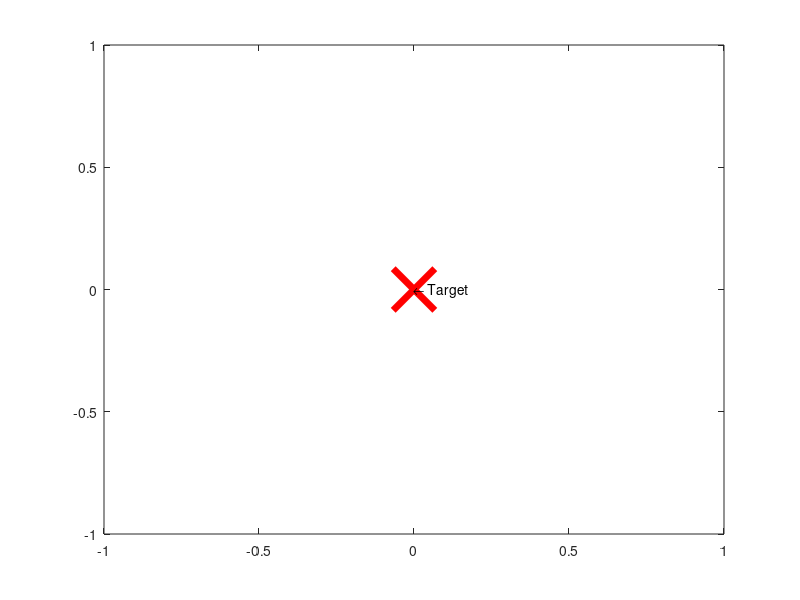

Write MATLAB code to recreate this figure. (Note: this script raises an error after producing the figure.)
clc;
clear all;
%target= input('Input target co-ordinates,[x y]\n');
target = [0 0];
vehicle1 = input('Input 1st Vechicle co-ordinates,[x y]\n');
vehicle2 = input('Input 2nd Vechicle co-ordinates,[x y]\n');
obstacle = input('Input obstacle co-ordinates,[x y]\n');
r=1; %the sweep area for sensor

plot(target(1),target(2),'rx','LineWidth',5,'MarkerSize',30);
target_txt = '\leftarrow Target';
text(target(1),target(2),target_txt);
hold on

plot(vehicle1(1,1),vehicle1(1,2),'g*','LineWidth',3,'MarkerSize',20);
vehicle1_txt = '\leftarrow Vehicle 1';
text(vehicle1(1,1),vehicle1(1,2),vehicle1_txt);
hold on

plot(vehicle2(1,1),vehicle2(1,2),'g*','LineWidth',3,'MarkerSize',20);
vehicle2_txt = '\rightarrow Vehicle 2';
text(vehicle2(1,1),vehicle2(1,2),vehicle2_txt);
hold on

plot(obstacle(1,1),obstacle(1,2),'m*','LineWidth',5,'MarkerSize',20);
obstacle_txt = '\rightarrow Obstacle';
text(obstacle(1,1),obstacle(1,2),obstacle_txt);
hold on

vehicle1_newloc(1,1:3)=strength(vehicle1,target,r,obstacle);
z1=vehicle1_newloc(1,3);
vehicle2_newloc(1,1:3)=strength(vehicle2,target,r,obstacle);
z2=vehicle2_newloc(1,3);

if abs(vehicle1(1,1)) > abs(vehicle2(1,1))
    xmax=abs(vehicle1(1,1));
else
    xmax=abs(vehicle2(1,1));
end

if abs(vehicle1(1,2)) > abs(vehicle2(1,2))
    ymax=abs(vehicle1(1,2));
else
    ymax=abs(vehicle2(1,2));
end

[Xgrid,Ygrid] = meshgrid(-xmax:1:xmax,-ymax:1:ymax);
z = Xgrid .* exp(-Xgrid.^2 - Ygrid.^2);
[px,py] = gradient(z,2,15);
quiver(Xgrid,Ygrid,Xgrid+px,Ygrid+py);
hold on
       
while(z1>1 || z2>1)
    
    vehicle1_newloc(2,1:3)=strength(vehicle1_newloc(1,1:3),target,r,obstacle);
    vehicle1_newloc(1,1:3)=vehicle1_newloc(2,1:3);
    z1=vehicle1_newloc(1,3);
    
    vehicle2_newloc(2,1:3)=strength(vehicle2_newloc(1,1:3),target,r,obstacle);
    vehicle2_newloc(1,1:3)=vehicle2_newloc(2,1:3);
    z2=vehicle2_newloc(1,3);
   
end